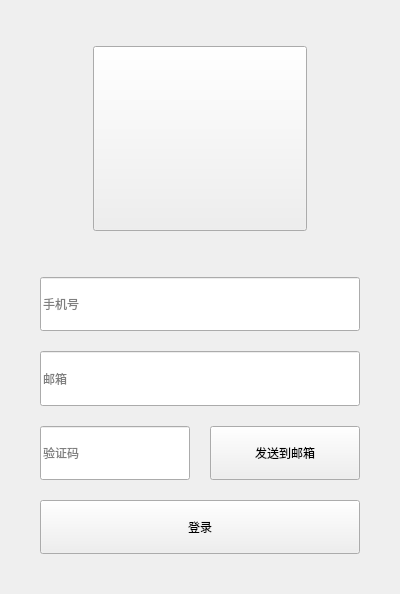
<?xml version="1.0" encoding="UTF-8"?>
<ui version="4.0">
 <class>Login</class>
 <widget class="QWidget" name="Login">
  <property name="geometry">
   <rect>
    <x>0</x>
    <y>0</y>
    <width>400</width>
    <height>594</height>
   </rect>
  </property>
  <property name="windowTitle">
   <string>Form</string>
  </property>
  <layout class="QVBoxLayout" name="verticalLayout_3">
   <property name="spacing">
    <number>0</number>
   </property>
   <property name="leftMargin">
    <number>0</number>
   </property>
   <property name="topMargin">
    <number>0</number>
   </property>
   <property name="rightMargin">
    <number>0</number>
   </property>
   <property name="bottomMargin">
    <number>0</number>
   </property>
   <item>
    <widget class="QWidget" name="SigninContent" native="true">
     <layout class="QVBoxLayout" name="verticalLayout_2" stretch="1,1">
      <property name="spacing">
       <number>0</number>
      </property>
      <property name="leftMargin">
       <number>40</number>
      </property>
      <property name="topMargin">
       <number>0</number>
      </property>
      <property name="rightMargin">
       <number>40</number>
      </property>
      <property name="bottomMargin">
       <number>40</number>
      </property>
      <item>
       <layout class="QVBoxLayout" name="verticalLayout" stretch="1,4,1">
        <property name="spacing">
         <number>0</number>
        </property>
        <item>
         <spacer name="verticalSpacer">
          <property name="orientation">
           <enum>Qt::Vertical</enum>
          </property>
          <property name="sizeHint" stdset="0">
           <size>
            <width>20</width>
            <height>40</height>
           </size>
          </property>
         </spacer>
        </item>
        <item>
         <layout class="QHBoxLayout" name="horizontalLayout" stretch="1,4,1">
          <item>
           <spacer name="horizontalSpacer_2">
            <property name="orientation">
             <enum>Qt::Horizontal</enum>
            </property>
            <property name="sizeHint" stdset="0">
             <size>
              <width>40</width>
              <height>20</height>
             </size>
            </property>
           </spacer>
          </item>
          <item>
           <widget class="QPushButton" name="logo">
            <property name="sizePolicy">
             <sizepolicy hsizetype="Expanding" vsizetype="Expanding">
              <horstretch>0</horstretch>
              <verstretch>0</verstretch>
             </sizepolicy>
            </property>
            <property name="text">
             <string/>
            </property>
           </widget>
          </item>
          <item>
           <spacer name="horizontalSpacer">
            <property name="orientation">
             <enum>Qt::Horizontal</enum>
            </property>
            <property name="sizeHint" stdset="0">
             <size>
              <width>40</width>
              <height>20</height>
             </size>
            </property>
           </spacer>
          </item>
         </layout>
        </item>
        <item>
         <spacer name="verticalSpacer_2">
          <property name="orientation">
           <enum>Qt::Vertical</enum>
          </property>
          <property name="sizeHint" stdset="0">
           <size>
            <width>20</width>
            <height>40</height>
           </size>
          </property>
         </spacer>
        </item>
       </layout>
      </item>
      <item>
       <layout class="QGridLayout" name="gridLayout">
        <property name="spacing">
         <number>20</number>
        </property>
        <item row="3" column="1">
         <widget class="QPushButton" name="senderToEmail">
          <property name="sizePolicy">
           <sizepolicy hsizetype="Expanding" vsizetype="Expanding">
            <horstretch>0</horstretch>
            <verstretch>0</verstretch>
           </sizepolicy>
          </property>
          <property name="text">
           <string>发送到邮箱</string>
          </property>
         </widget>
        </item>
        <item row="4" column="0" colspan="2">
         <widget class="QPushButton" name="login">
          <property name="sizePolicy">
           <sizepolicy hsizetype="Expanding" vsizetype="Expanding">
            <horstretch>0</horstretch>
            <verstretch>0</verstretch>
           </sizepolicy>
          </property>
          <property name="text">
           <string>登录</string>
          </property>
         </widget>
        </item>
        <item row="3" column="0">
         <widget class="QLineEdit" name="checkNumber">
          <property name="sizePolicy">
           <sizepolicy hsizetype="Expanding" vsizetype="Expanding">
            <horstretch>0</horstretch>
            <verstretch>0</verstretch>
           </sizepolicy>
          </property>
          <property name="placeholderText">
           <string>验证码</string>
          </property>
         </widget>
        </item>
        <item row="2" column="0" colspan="2">
         <widget class="QLineEdit" name="email">
          <property name="sizePolicy">
           <sizepolicy hsizetype="Expanding" vsizetype="Expanding">
            <horstretch>0</horstretch>
            <verstretch>0</verstretch>
           </sizepolicy>
          </property>
          <property name="placeholderText">
           <string>邮箱</string>
          </property>
         </widget>
        </item>
        <item row="1" column="0" colspan="2">
         <widget class="QLineEdit" name="phone">
          <property name="sizePolicy">
           <sizepolicy hsizetype="Expanding" vsizetype="Expanding">
            <horstretch>0</horstretch>
            <verstretch>0</verstretch>
           </sizepolicy>
          </property>
          <property name="placeholderText">
           <string>手机号</string>
          </property>
         </widget>
        </item>
       </layout>
      </item>
     </layout>
    </widget>
   </item>
  </layout>
 </widget>
 <resources/>
 <connections/>
</ui>
